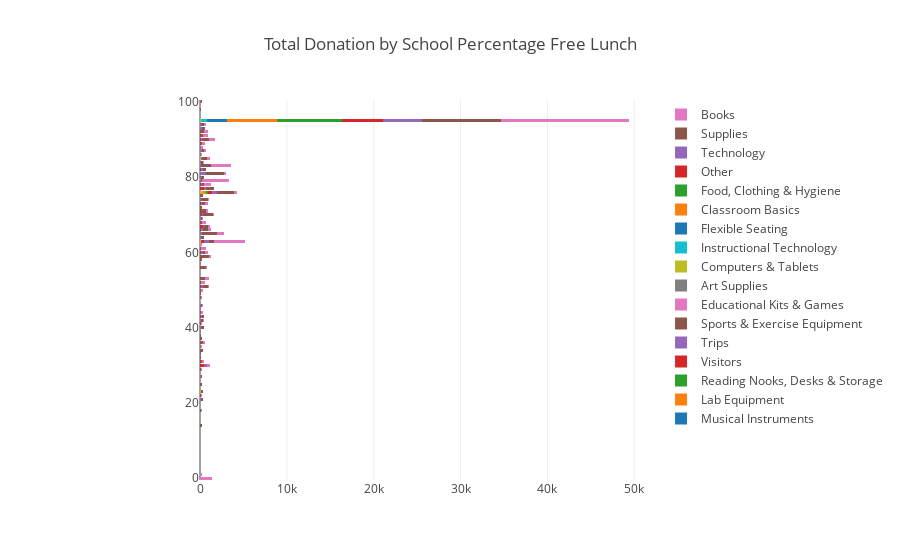

Notebook source saved alongside this figure:
### Markdown cell above
### <a id='4.4'>4.4 Analysis: How is donation distributed across different percentages of free lunch received by schools?</a>

### Code cell
index = 'School Percentage Free Lunch'
values = 'Donation Amount'
columns = 'Project Resource Category'
xAxisOrder = None
orderBy = 'Project Resource Category'

chart = stacked_chart_data(df, index, values, columns, orderBy, xAxisOrder)
stacked_horiz_bar(chart, index)

### Figure 1 — Plotly figure (JSON) as saved in the notebook; plotly's stock layout.template omitted (floating-point values rounded to 4 significant figures)
{"data": [{"name": "Musical Instruments", "orientation": "h", "type": "bar", "x": [0, 0, 0, 0, 0, 0, 0, 0, 0, 0, 0, 0, 0, 0, 0, 0, 0, 0, 0, 0, 0, 0, 0, 0, 0, 0, 0, 0, 0, 0, 0, 3, 0, 0, 0, 0, 0, 0, 0, 0, 0, 0, 0, 0, 0, 0, 0, 0, 0, 0, 0, 0, 0, 0, 0, 0, 0, 0, 0, 0, 0, 0, 0, 0, 0, 0, 0, 0, 0, 0, 0, 0, 0, 0, 0, 0, 0, 0, 0, 0, 0, 0, 0, 0, 0, 0, 1, 0, 0, 0, 0, 0, 0, 0, 0, 0], "y": [2, 3, 5, 17, 24, 4, 7, 11, 15, 19, 28, 20, 9, 10, 97, 55, 6, 47, 54, 99, 38, 33, 98, 49, 39, 32, 45, 57, 26, 29, 25, 41, 48, 14, 27, 18, 1, 100, 72, 86, 62, 22, 58, 35, 37, 44, 21, 69, 88, 23, 34, 75, 46, 50, 42, 80, 43, 64, 84, 31, 40, 36, 93, 52, 89, 61, 94, 87, 68, 82, 56, 60, 71, 91, 92, 73, 74, 51, 53, 67, 30, 85, 59, 78, 66, 0, 70, 77, 90, 65, 81, 79, 83, 76, 63, 95]}, {"name": "Lab Equipment", "orientation": "h", "type": "bar", "x": [0, 0, 0, 0, 0, 0, 0, 0, 0, 0, 0, 0, 0, 0, 0, 0, 0, 0, 0, 0, 0, 0, 0, 0, 0, 0, 0, 0, 0, 0, 0, 0, 0, 0, 0, 0, 0, 0, 0, 0, 0, 0, 0, 0, 0, 0, 0, 0, 0, 0, 0, 0, 0, 1, 0, 0, 0, 0, 0, 0, 0, 0, 0, 0, 0, 0, 0, 0, 0, 0, 0, 0, 0, 0, 0, 0, 2, 0, 0, 0, 0, 0, 3, 0, 0, 0, 0, 0, 0, 0, 0, 0, 0, 0, 0, 7], "y": [2, 3, 5, 17, 24, 4, 7, 11, 15, 19, 28, 20, 9, 10, 97, 55, 6, 47, 54, 99, 38, 33, 98, 49, 39, 32, 45, 57, 26, 29, 25, 41, 48, 14, 27, 18, 1, 100, 72, 86, 62, 22, 58, 35, 37, 44, 21, 69, 88, 23, 34, 75, 46, 50, 42, 80, 43, 64, 84, 31, 40, 36, 93, 52, 89, 61, 94, 87, 68, 82, 56, 60, 71, 91, 92, 73, 74, 51, 53, 67, 30, 85, 59, 78, 66, 0, 70, 77, 90, 65, 81, 79, 83, 76, 63, 95]}, {"name": "Reading Nooks, Desks & Storage", "orientation": "h", "type": "bar", "x": [0, 0, 0, 0, 0, 0, 0, 0, 0, 0, 0, 0, 2, 0, 0, 0, 0, 0, 0, 0, 0, 0, 0, 0, 0, 0, 0, 0, 0, 0, 0, 0, 0, 0, 0, 0, 0, 0, 0, 0, 0, 0, 0, 0, 0, 0, 0, 0, 0, 0, 0, 0, 0, 0, 0, 0, 0, 0, 0, 0, 0, 0, 0, 2, 0, 0, 0, 0, 0, 0, 0, 0, 0, 0, 0, 0, 0, 0, 0, 0, 0, 0, 0, 0, 0, 0, 1, 0, 0, 0, 0, 0, 0, 0, 0, 14], "y": [2, 3, 5, 17, 24, 4, 7, 11, 15, 19, 28, 20, 9, 10, 97, 55, 6, 47, 54, 99, 38, 33, 98, 49, 39, 32, 45, 57, 26, 29, 25, 41, 48, 14, 27, 18, 1, 100, 72, 86, 62, 22, 58, 35, 37, 44, 21, 69, 88, 23, 34, 75, 46, 50, 42, 80, 43, 64, 84, 31, 40, 36, 93, 52, 89, 61, 94, 87, 68, 82, 56, 60, 71, 91, 92, 73, 74, 51, 53, 67, 30, 85, 59, 78, 66, 0, 70, 77, 90, 65, 81, 79, 83, 76, 63, 95]}, {"name": "Visitors", "orientation": "h", "type": "bar", "x": [0, 0, 0, 0, 0, 0, 0, 0, 0, 0, 0, 0, 0, 0, 0, 0, 0, 0, 0, 0, 0, 0, 0, 0, 0, 0, 0, 0, 0, 0, 0, 0, 0, 0, 0, 0, 0, 0, 0, 0, 0, 0, 0, 0, 0, 0, 0, 0, 0, 0, 0, 0, 0, 0, 1, 0, 0, 0, 3, 0, 0, 0, 0, 0, 0, 0, 0, 0, 0, 5, 0, 0, 0, 0, 0, 0, 7, 1, 0, 0, 0, 0, 1, 0, 0, 0, 0, 0, 0, 0, 0, 0, 0, 0, 0, 10], "y": [2, 3, 5, 17, 24, 4, 7, 11, 15, 19, 28, 20, 9, 10, 97, 55, 6, 47, 54, 99, 38, 33, 98, 49, 39, 32, 45, 57, 26, 29, 25, 41, 48, 14, 27, 18, 1, 100, 72, 86, 62, 22, 58, 35, 37, 44, 21, 69, 88, 23, 34, 75, 46, 50, 42, 80, 43, 64, 84, 31, 40, 36, 93, 52, 89, 61, 94, 87, 68, 82, 56, 60, 71, 91, 92, 73, 74, 51, 53, 67, 30, 85, 59, 78, 66, 0, 70, 77, 90, 65, 81, 79, 83, 76, 63, 95]}, {"name": "Trips", "orientation": "h", "type": "bar", "x": [0, 0, 0, 0, 0, 0, 0, 0, 0, 0, 0, 0, 0, 0, 0, 0, 0, 0, 0, 0, 4, 0, 0, 0, 0, 0, 0, 0, 0, 0, 0, 1, 0, 0, 0, 0, 0, 0, 0, 1, 0, 0, 0, 2, 0, 0, 0, 0, 6, 1, 1, 0, 0, 0, 0, 0, 0, 4, 18, 0, 0, 0, 0, 0, 0, 4, 0, 0, 1, 0, 0, 0, 0, 1, 0, 0, 0, 0, 0, 0, 0, 0, 30, 0, 17, 0, 0, 0, 0, 6, 0, 2, 0, 5, 27.12, 0], "y": [2, 3, 5, 17, 24, 4, 7, 11, 15, 19, 28, 20, 9, 10, 97, 55, 6, 47, 54, 99, 38, 33, 98, 49, 39, 32, 45, 57, 26, 29, 25, 41, 48, 14, 27, 18, 1, 100, 72, 86, 62, 22, 58, 35, 37, 44, 21, 69, 88, 23, 34, 75, 46, 50, 42, 80, 43, 64, 84, 31, 40, 36, 93, 52, 89, 61, 94, 87, 68, 82, 56, 60, 71, 91, 92, 73, 74, 51, 53, 67, 30, 85, 59, 78, 66, 0, 70, 77, 90, 65, 81, 79, 83, 76, 63, 95]}, {"name": "Sports & Exercise Equipment", "orientation": "h", "type": "bar", "x": [0, 0, 0, 0, 0, 0, 0, 0, 0, 0, 0, 0, 0, 0, 0, 0, 0, 0, 0, 0, 0, 0, 0, 0, 0, 0, 0, 0, 0, 0, 0, 0, 0, 0, 0, 0, 0, 0, 0, 0, 0, 0, 0, 0, 0, 0, 0, 0, 0, 0, 0, 0, 0, 0, 3, 0, 0, 0, 0, 0, 0, 0, 0, 0, 0, 0, 0, 0, 0, 5, 0, 0, 0, 0, 0, 0, 0, 0, 0, 0, 0, 1, 119, 0, 0, 0, 5, 0, 0, 2, 0, 0, 0, 0, 0, 0], "y": [2, 3, 5, 17, 24, 4, 7, 11, 15, 19, 28, 20, 9, 10, 97, 55, 6, 47, 54, 99, 38, 33, 98, 49, 39, 32, 45, 57, 26, 29, 25, 41, 48, 14, 27, 18, 1, 100, 72, 86, 62, 22, 58, 35, 37, 44, 21, 69, 88, 23, 34, 75, 46, 50, 42, 80, 43, 64, 84, 31, 40, 36, 93, 52, 89, 61, 94, 87, 68, 82, 56, 60, 71, 91, 92, 73, 74, 51, 53, 67, 30, 85, 59, 78, 66, 0, 70, 77, 90, 65, 81, 79, 83, 76, 63, 95]}, {"name": "Educational Kits & Games", "orientation": "h", "type": "bar", "x": [0, 0, 0, 0, 0, 0, 0, 0, 0, 0, 0, 0, 0, 0, 0, 0, 0, 0, 0, 0, 0, 0, 0, 0, 0, 0, 12, 20, 0, 0, 0, 0, 0, 0, 0, 0, 0, 0, 0, 3, 0, 0, 1, 0, 0, 0, 0, 0, 0, 0, 18, 0, 0, 0, 0, 0, 0, 0, 0, 0, 0, 0, 0, 0, 0, 0, 0, 0, 0, 0, 0, 0, 0, 0, 0, 9, 8, 0, 0, 17, 0, 0, 16, 0, 25, 0, 6, 2, 0, 0, 0, 0, 0, 25, 0, 20], "y": [2, 3, 5, 17, 24, 4, 7, 11, 15, 19, 28, 20, 9, 10, 97, 55, 6, 47, 54, 99, 38, 33, 98, 49, 39, 32, 45, 57, 26, 29, 25, 41, 48, 14, 27, 18, 1, 100, 72, 86, 62, 22, 58, 35, 37, 44, 21, 69, 88, 23, 34, 75, 46, 50, 42, 80, 43, 64, 84, 31, 40, 36, 93, 52, 89, 61, 94, 87, 68, 82, 56, 60, 71, 91, 92, 73, 74, 51, 53, 67, 30, 85, 59, 78, 66, 0, 70, 77, 90, 65, 81, 79, 83, 76, 63, 95]}, {"name": "Art Supplies", "orientation": "h", "type": "bar", "x": [0, 0, 0, 0, 0, 0, 0, 0, 0, 0, 0, 0, 0, 0, 0, 0, 0, 0, 0, 0, 0, 0, 0, 0, 0, 0, 0, 0, 0, 0, 0, 0, 0, 0, 0, 0, 0, 0, 0, 0, 0, 0, 0, 0, 0, 0, 0, 25, 0, 30, 0, 0, 3, 0, 0, 0, 0, 0, 0, 0, 0, 0, 0, 0, 0, 0, 0, 75, 29, 0, 0, 0, 0, 0, 0, 0, 0, 0, 0, 0, 0, 0, 0, 0, 0, 0, 0, 0, 0, 52, 0, 0, 0, 0, 0, 0], "y": [2, 3, 5, 17, 24, 4, 7, 11, 15, 19, 28, 20, 9, 10, 97, 55, 6, 47, 54, 99, 38, 33, 98, 49, 39, 32, 45, 57, 26, 29, 25, 41, 48, 14, 27, 18, 1, 100, 72, 86, 62, 22, 58, 35, 37, 44, 21, 69, 88, 23, 34, 75, 46, 50, 42, 80, 43, 64, 84, 31, 40, 36, 93, 52, 89, 61, 94, 87, 68, 82, 56, 60, 71, 91, 92, 73, 74, 51, 53, 67, 30, 85, 59, 78, 66, 0, 70, 77, 90, 65, 81, 79, 83, 76, 63, 95]}, {"name": "Computers & Tablets", "orientation": "h", "type": "bar", "x": [0, 0, 0, 0, 0, 0, 0, 0, 0, 0, 0, 0, 0, 0, 0, 0, 0, 0, 0, 0, 0, 0, 0, 0, 0, 0, 0, 0, 0, 0, 0, 0, 0, 0, 0, 0, 0, 0, 0, 0, 0, 0, 5, 0, 0, 0, 0, 0, 0, 30, 0, 0, 0, 5, 3, 0, 0, 0, 0, 0, 0, 2, 0, 0, 0, 0, 0, 0, 0, 0, 0, 0, 0, 0, 0, 0, 0, 0, 0, 0, 0, 80, 0, 21, 0, 0, 0, 0, 0, 0, 0, 0, 0, 363.8, 45, 115], "y": [2, 3, 5, 17, 24, 4, 7, 11, 15, 19, 28, 20, 9, 10, 97, 55, 6, 47, 54, 99, 38, 33, 98, 49, 39, 32, 45, 57, 26, 29, 25, 41, 48, 14, 27, 18, 1, 100, 72, 86, 62, 22, 58, 35, 37, 44, 21, 69, 88, 23, 34, 75, 46, 50, 42, 80, 43, 64, 84, 31, 40, 36, 93, 52, 89, 61, 94, 87, 68, 82, 56, 60, 71, 91, 92, 73, 74, 51, 53, 67, 30, 85, 59, 78, 66, 0, 70, 77, 90, 65, 81, 79, 83, 76, 63, 95]}, {"name": "Instructional Technology", "orientation": "h", "type": "bar", "x": [0, 0, 0, 0, 0, 0, 0, 0, 15, 0, 0, 0, 0, 0, 0, 0, 0, 0, 0, 0, 0, 0, 0, 0, 0, 0, 0, 0, 0, 0, 0, 0, 0, 0, 0, 0, 0, 0, 0, 0, 0, 0, 0, 0, 0, 0, 0, 0, 0, 0, 0, 0, 0, 0, 0, 0, 0, 0, 0, 0, 0, 0, 5, 0, 0, 0, 0, 0, 0, 0, 0, 0, 0, 0, 0, 0, 0, 0, 0, 0, 0, 4, 0, 8, 0, 0, 0, 0, 0, 0, 0, 0, 13, 0, 0, 650.3], "y": [2, 3, 5, 17, 24, 4, 7, 11, 15, 19, 28, 20, 9, 10, 97, 55, 6, 47, 54, 99, 38, 33, 98, 49, 39, 32, 45, 57, 26, 29, 25, 41, 48, 14, 27, 18, 1, 100, 72, 86, 62, 22, 58, 35, 37, 44, 21, 69, 88, 23, 34, 75, 46, 50, 42, 80, 43, 64, 84, 31, 40, 36, 93, 52, 89, 61, 94, 87, 68, 82, 56, 60, 71, 91, 92, 73, 74, 51, 53, 67, 30, 85, 59, 78, 66, 0, 70, 77, 90, 65, 81, 79, 83, 76, 63, 95]}, {"name": "Flexible Seating", "orientation": "h", "type": "bar", "x": [0, 0, 0, 0, 0, 0, 0, 0, 0, 0, 0, 0, 0, 0, 0, 0, 0, 0, 0, 0, 0, 0, 0, 0, 0, 0, 0, 0, 0, 0, 0, 0, 0, 0, 0, 0, 0, 0, 0, 0, 0, 0, 0, 0, 0, 0, 0, 0, 0, 0, 0, 0, 20, 0, 0, 0, 0, 0, 0, 0, 0, 0, 0, 0, 0, 0, 0, 0, 0, 0, 0, 0, 0, 0, 0, 0, 0, 0, 0, 0, 0, 0, 0, 0, 0, 0, 77, 0, 0, 0, 0, 0, 0, 0, 0, 2234.0], "y": [2, 3, 5, 17, 24, 4, 7, 11, 15, 19, 28, 20, 9, 10, 97, 55, 6, 47, 54, 99, 38, 33, 98, 49, 39, 32, 45, 57, 26, 29, 25, 41, 48, 14, 27, 18, 1, 100, 72, 86, 62, 22, 58, 35, 37, 44, 21, 69, 88, 23, 34, 75, 46, 50, 42, 80, 43, 64, 84, 31, 40, 36, 93, 52, 89, 61, 94, 87, 68, 82, 56, 60, 71, 91, 92, 73, 74, 51, 53, 67, 30, 85, 59, 78, 66, 0, 70, 77, 90, 65, 81, 79, 83, 76, 63, 95]}, {"name": "Classroom Basics", "orientation": "h", "type": "bar", "x": [0, 0, 0, 0, 0, 0, 0, 0, 0, 0, 0, 0, 0, 0, 0, 0, 0, 0, 0, 0, 0, 0, 0, 0, 0, 0, 0, 0, 0, 0, 0, 1, 0, 0, 0, 0, 0, 0, 0, 0, 0, 0, 0, 0, 0, 0, 0, 0, 0, 0, 0, 0, 0, 0, 0, 0, 0, 0, 0, 0, 0, 0, 0, 0, 0, 0, 0, 0, 0, 15, 0, 0, 0, 0, 0, 0, 0, 0, 0, 0, 0, 0, 0, 0, 0, 0, 0, 18, 1, 0, 0, 0, 0, 281.8, 0, 5791.0], "y": [2, 3, 5, 17, 24, 4, 7, 11, 15, 19, 28, 20, 9, 10, 97, 55, 6, 47, 54, 99, 38, 33, 98, 49, 39, 32, 45, 57, 26, 29, 25, 41, 48, 14, 27, 18, 1, 100, 72, 86, 62, 22, 58, 35, 37, 44, 21, 69, 88, 23, 34, 75, 46, 50, 42, 80, 43, 64, 84, 31, 40, 36, 93, 52, 89, 61, 94, 87, 68, 82, 56, 60, 71, 91, 92, 73, 74, 51, 53, 67, 30, 85, 59, 78, 66, 0, 70, 77, 90, 65, 81, 79, 83, 76, 63, 95]}, {"name": "Food, Clothing & Hygiene", "orientation": "h", "type": "bar", "x": [0, 0, 0, 0, 0, 0, 0, 0, 0, 0, 0, 0, 0, 0, 0, 0, 0, 0, 0, 0, 0, 0, 0, 0, 0, 0, 0, 0, 0, 0, 0, 0, 0, 0, 0, 0, 0, 0, 0, 0, 0, 0, 0, 0, 0, 0, 0, 0, 0, 0, 0, 0, 0, 0, 0, 30, 0, 0, 0, 0, 0, 0, 0, 0, 0, 0, 0, 0, 0, 0, 0, 0, 0, 0, 0, 0, 0, 0, 0, 0, 0, 8, 0, 0, 0, 0, 0, 0, 0, 0, 0, 0, 0, 190, 0, 7500.0], "y": [2, 3, 5, 17, 24, 4, 7, 11, 15, 19, 28, 20, 9, 10, 97, 55, 6, 47, 54, 99, 38, 33, 98, 49, 39, 32, 45, 57, 26, 29, 25, 41, 48, 14, 27, 18, 1, 100, 72, 86, 62, 22, 58, 35, 37, 44, 21, 69, 88, 23, 34, 75, 46, 50, 42, 80, 43, 64, 84, 31, 40, 36, 93, 52, 89, 61, 94, 87, 68, 82, 56, 60, 71, 91, 92, 73, 74, 51, 53, 67, 30, 85, 59, 78, 66, 0, 70, 77, 90, 65, 81, 79, 83, 76, 63, 95]}, {"name": "Other", "orientation": "h", "type": "bar", "x": [0, 0, 0, 2, 0, 0, 0, 0, 1, 0, 0, 0, 0, 0, 0, 4, 2, 0, 0, 5, 7, 0, 0, 5, 38, 0, 1, 2, 0, 0, 6, 0, 0, 0, 14, 1, 0, 0, 8, 24, 8, 0, 1, 0, 0, 0, 20, 27, 19, 70, 2, 0, 29, 4, 9, 10, 101.5, 16, 35, 140, 19, 0, 1, 10, 19, 11, 8, 0, 0, 61, 91, 73, 76, 78, 17, 66, 13, 93, 10, 287, 458.1, 3, 18, 53, 129, 0, 186.7, 415.3, 69, 23, 14, 0, 34, 543.8, 420, 4754], "y": [2, 3, 5, 17, 24, 4, 7, 11, 15, 19, 28, 20, 9, 10, 97, 55, 6, 47, 54, 99, 38, 33, 98, 49, 39, 32, 45, 57, 26, 29, 25, 41, 48, 14, 27, 18, 1, 100, 72, 86, 62, 22, 58, 35, 37, 44, 21, 69, 88, 23, 34, 75, 46, 50, 42, 80, 43, 64, 84, 31, 40, 36, 93, 52, 89, 61, 94, 87, 68, 82, 56, 60, 71, 91, 92, 73, 74, 51, 53, 67, 30, 85, 59, 78, 66, 0, 70, 77, 90, 65, 81, 79, 83, 76, 63, 95]}, {"name": "Technology", "orientation": "h", "type": "bar", "x": [1, 0, 4, 0, 0, 10, 11.12, 0, 0, 13, 2, 0, 4, 0, 0, 22.41, 0, 3, 1, 0, 42, 4, 2, 13, 37.5, 1, 78, 44, 0, 0, 2, 45.05, 43, 1, 49, 27, 0, 59.5, 44, 59, 9, 1, 48, 112.8, 31, 45, 86, 40.15, 74, 0, 32, 13, 31, 20, 135, 23, 182, 100, 18, 6, 66, 9, 183.6, 13, 32, 27, 84, 114, 13, 265.9, 18, 249, 94, 60, 32, 147, 63, 262.9, 39, 118, 318, 88, 64, 129, 154.4, 0, 113, 236.8, 108, 118, 689.2, 83, 42, 524, 566.4, 4455.0], "y": [2, 3, 5, 17, 24, 4, 7, 11, 15, 19, 28, 20, 9, 10, 97, 55, 6, 47, 54, 99, 38, 33, 98, 49, 39, 32, 45, 57, 26, 29, 25, 41, 48, 14, 27, 18, 1, 100, 72, 86, 62, 22, 58, 35, 37, 44, 21, 69, 88, 23, 34, 75, 46, 50, 42, 80, 43, 64, 84, 31, 40, 36, 93, 52, 89, 61, 94, 87, 68, 82, 56, 60, 71, 91, 92, 73, 74, 51, 53, 67, 30, 85, 59, 78, 66, 0, 70, 77, 90, 65, 81, 79, 83, 76, 63, 95]}, {"name": "Supplies", "orientation": "h", "type": "bar", "x": [0, 3, 0, 6, 10, 0, 0, 12, 2, 9, 21, 24, 0, 30, 30, 6, 0, 43, 45, 43, 21, 79.4, 71, 95, 41, 108, 48, 79, 0, 71.92, 172, 28, 40, 205.8, 176.2, 71, 0, 189, 194, 84, 12, 119, 224.5, 43, 171, 101, 188, 180, 52, 203, 314, 348.2, 92, 91, 212.5, 350, 162, 290.7, 290, 111, 359.6, 341.3, 393, 127.3, 187, 78, 404, 294.9, 221.8, 295, 581.5, 260, 525.8, 164, 427, 301, 773, 530.5, 516, 550.8, 6, 605.8, 732, 261, 597, 15, 1123.0, 919.7, 871, 1803, 2021.0, 171.6, 1165, 1950.0, 604, 9088.0], "y": [2, 3, 5, 17, 24, 4, 7, 11, 15, 19, 28, 20, 9, 10, 97, 55, 6, 47, 54, 99, 38, 33, 98, 49, 39, 32, 45, 57, 26, 29, 25, 41, 48, 14, 27, 18, 1, 100, 72, 86, 62, 22, 58, 35, 37, 44, 21, 69, 88, 23, 34, 75, 46, 50, 42, 80, 43, 64, 84, 31, 40, 36, 93, 52, 89, 61, 94, 87, 68, 82, 56, 60, 71, 91, 92, 73, 74, 51, 53, 67, 30, 85, 59, 78, 66, 0, 70, 77, 90, 65, 81, 79, 83, 76, 63, 95]}, {"name": "Books", "orientation": "h", "type": "bar", "x": [0, 0, 0, 0, 0, 0, 0, 0, 0, 0, 0, 0, 22, 0, 0, 0, 40, 0, 0, 18, 0, 0, 32, 9, 6, 24, 0, 10, 161.9, 104, 0, 108, 106, 9, 0, 141, 245.5, 0, 3, 78, 223, 145, 3, 125, 82, 146, 14, 44, 176, 26, 1, 13, 200, 259, 42, 35, 5, 45, 120, 235, 57, 201, 1, 470, 393, 558.9, 204.4, 234, 457, 97, 143, 299, 186, 582, 414, 398, 148, 180, 513, 129, 347, 352, 304.5, 816, 374, 1348.0, 72, 36, 704, 755.5, 305, 3036, 2283.0, 324.4, 3539.0, 14800.0], "y": [2, 3, 5, 17, 24, 4, 7, 11, 15, 19, 28, 20, 9, 10, 97, 55, 6, 47, 54, 99, 38, 33, 98, 49, 39, 32, 45, 57, 26, 29, 25, 41, 48, 14, 27, 18, 1, 100, 72, 86, 62, 22, 58, 35, 37, 44, 21, 69, 88, 23, 34, 75, 46, 50, 42, 80, 43, 64, 84, 31, 40, 36, 93, 52, 89, 61, 94, 87, 68, 82, 56, 60, 71, 91, 92, 73, 74, 51, 53, 67, 30, 85, 59, 78, 66, 0, 70, 77, 90, 65, 81, 79, 83, 76, 63, 95]}], "layout": {"barmode": "stack", "font": {"size": 12}, "margin": {"l": 200}, "title": "Total Donation by School Percentage Free Lunch"}}
